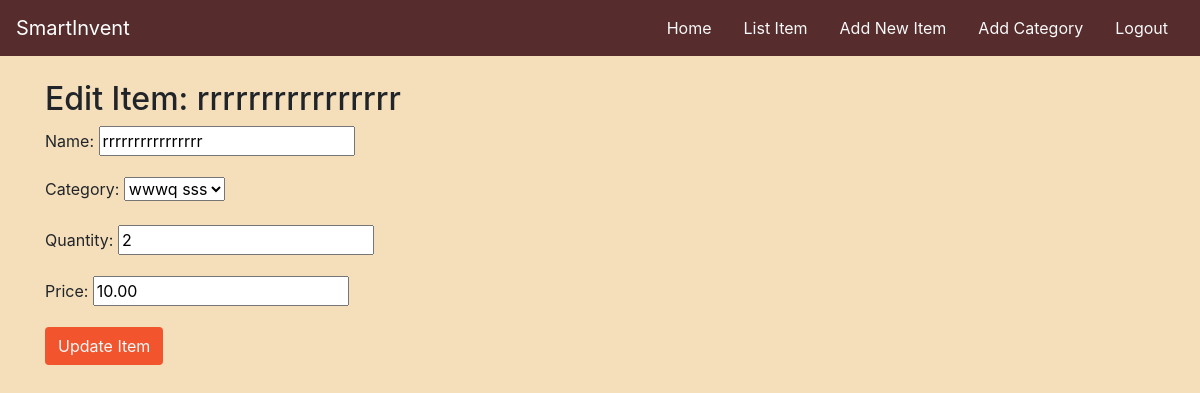
Screenshot of /edit/12/ (signed in) with the database file from the repository.
### stockapp/models.py (models this page shows, shortened)
class Item(models.Model):
    name = models.CharField(max_length=100)
    category = models.ForeignKey(Category, on_delete=models.CASCADE)
    quantity = models.IntegerField()
    price = models.DecimalField(max_digits=6, decimal_places=2)

class Category(models.Model):
    name = models.CharField(max_length=100)
    def __str__(self):
        return self.name

### stockapp/views.py (the view)
# urls.py: path('edit/<int:pk>/', edit_item, name='edit_item'),
@login_required
def edit_item(request, pk):
    item = Item.objects.get(id=pk)
    if request.method == "POST":
        form = ItemForm(request.POST, instance=item)
        if form.is_valid():
            form.save()
            return redirect('item_list')
    else:
        form = ItemForm(instance=item)
    return render(request, 'stockapp/edit_item.html', {'form': form, 'item': item})

### stockapp/forms.py (shortened to what this page needs)
class ItemForm(forms.ModelForm):
    class Meta:
        model = Item
        fields = ['name', 'category', 'quantity', 'price']

### stockapp/templates/stockapp/edit_item.html (shortened to what this page needs)
{% extends 'stockapp/base.html' %}
{% block content %}
    <h2>Edit Item: {{ item.name }}</h2>
    <form method="post">
        {{ form.as_p }}
        <button type="submit" class="btn text-light" style="background-color: #F2542D;">Update Item</button>
    </form>
{% endblock content %}

### stockapp/templates/stockapp/base.html (style rules this page uses)
html, body { height: 100%; background-color: #F5DFBB; }
body { display: flex; flex-direction: column; }

### rows the page displays
Item: name "rrrrrrrrrrrrrrrr", category "wwwq sss", quantity "2", price "10.00"
